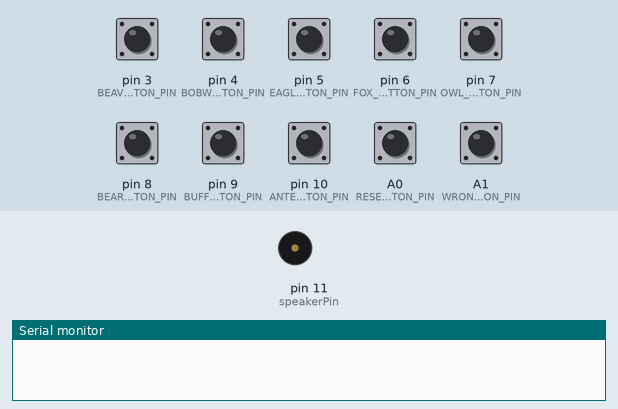
Bench run of a sketch on a simulated Arduino Uno, built with avr-gcc and run on an emulated ATmega328P. Shown: buzzer (waves = sounding, pin HIGH), the last lines printed to the serial monitor. The inputs (shaded band) are chosen by the test bench; at power-on: A0 (RESET_BUTTON_PIN), A1 (WRONG_BUTTON_PIN) HIGH, pin 3 (BEAVER_BUTTON_PIN), pin 4 (BOBWHITE_BUTTON_PIN), pin 5 (EAGLE_BUTTON_PIN), pin 6 (FOX_BUTTON_PIN), pin 7 (OWL_BUTTON_PIN), pin 8 (BEAR_BUTTON_PIN), pin 9 (BUFFALO_BUTTON_PIN), pin 10 (ANTELOPE_BUTTON_PIN) LOW.

Above: at 1.2 s.
1.3 s: pin 3 (BEAVER_BUTTON_PIN) pulled HIGH for 0.15 s
At 2.0 s:
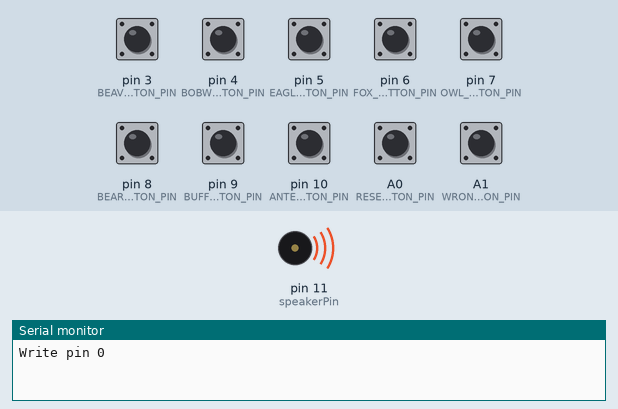
3.7 s: A0 (RESET_BUTTON_PIN) pulled LOW for 0.15 s
5.3 s: A1 (WRONG_BUTTON_PIN) pulled LOW for 0.15 s
6.9 s: A1 (WRONG_BUTTON_PIN) pulled LOW for 1 s
9.4 s: A0 (RESET_BUTTON_PIN) driven LOW
12.4 s: pin 4 (BOBWHITE_BUTTON_PIN) pulled HIGH for 1 s
At 14.1 s:
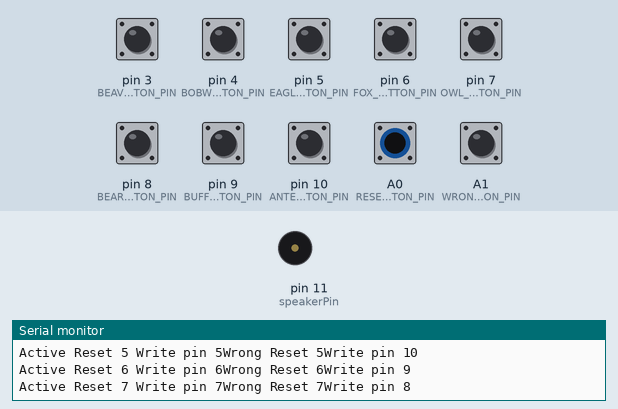
Timing chart, 0 to 15.6 s (numbered marks = the images above; inputs shaded):
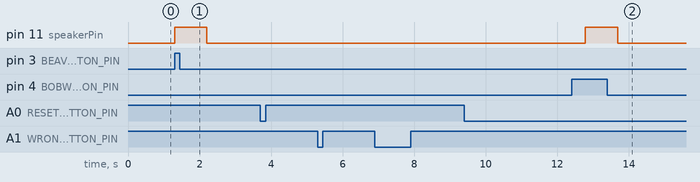

The sketch:

GameShow2-0.ino
```cpp
#include <Wire.h>

#include <SparkFunSX1509.h>

// SX1509 I2C address (set by ADDR1 and ADDR0 (00 by default):
const byte SX1509_ADDRESS = 0x3E;  // SX1509 I2C address
SX1509 io; // Create an SX1509 object to be used throughout

// SX1509 pin definitions:
const byte SX1509_LED_PIN = 15; // LED connected to pin 15

// Define the active LED pins (these are on the SX1509)
const byte BEAVER_ACTIVE_LED_PIN = 0;
const byte BOBWHITE_ACTIVE_LED_PIN = 1;
const byte EAGLE_ACTIVE_LED_PIN = 2;
const byte FOX_ACTIVE_LED_PIN = 3;
const byte OWL_ACTIVE_LED_PIN = 4;
const byte BEAR_ACTIVE_LED_PIN = 5;
const byte BUFFALO_ACTIVE_LED_PIN = 6;
const byte ANTELOPE_ACTIVE_LED_PIN = 7;

// Define the Wrong LED pins (these are on the SX1509)
const byte BEAVER_WRONG_LED_PIN = 15;
const byte BOBWHITE_WRONG_LED_PIN = 14;
const byte EAGLE_WRONG_LED_PIN = 13;
const byte FOX_WRONG_LED_PIN = 12;
const byte OWL_WRONG_LED_PIN = 11;
const byte BEAR_WRONG_LED_PIN = 10;
const byte BUFFALO_WRONG_LED_PIN = 9;
const byte ANTELOPE_WRONG_LED_PIN = 8;

// Define the pins for the buttons (these are on the arduino)
const byte BEAVER_BUTTON_PIN = 3;
const byte BOBWHITE_BUTTON_PIN = 4;
const byte EAGLE_BUTTON_PIN = 5;
const byte FOX_BUTTON_PIN = 6;
const byte OWL_BUTTON_PIN = 7;
const byte BEAR_BUTTON_PIN = 8;
const byte BUFFALO_BUTTON_PIN = 9;
const byte ANTELOPE_BUTTON_PIN = 10;

const byte RESET_BUTTON_PIN = A0;
const byte WRONG_BUTTON_PIN = A1;
//const byte WRONG_BUTTON_PIN = 7;

const byte BEAVER_MASK = 0x01;
const byte BOBWHITE_MASK = 0x02;
const byte EAGLE_MASK = 0x04;
const byte FOX_MASK = 0x08;
const byte OWL_MASK = 0x10;
const byte BEAR_MASK = 0x20;
const byte BUFFALO_MASK = 0x40;
const byte ANTELOPE_MASK = 0x80;

const byte ACTIVE_LED_ARRAY[] =   {BEAVER_ACTIVE_LED_PIN,
                                  BOBWHITE_ACTIVE_LED_PIN,
                                  EAGLE_ACTIVE_LED_PIN,
                                  FOX_ACTIVE_LED_PIN,
                                  OWL_ACTIVE_LED_PIN,
                                  BEAR_ACTIVE_LED_PIN,
                                  BUFFALO_ACTIVE_LED_PIN,
                                  ANTELOPE_ACTIVE_LED_PIN};
const byte WRONG_LED_ARRAY[] =  {BEAVER_WRONG_LED_PIN,
                                BOBWHITE_WRONG_LED_PIN,
                                EAGLE_WRONG_LED_PIN,
                                FOX_WRONG_LED_PIN,
                                OWL_WRONG_LED_PIN,
                                BEAR_WRONG_LED_PIN,
                                BUFFALO_WRONG_LED_PIN,
                                ANTELOPE_WRONG_LED_PIN};

const byte BEAVER_INDEX = 0;
const byte BOBWHITE_INDEX = 1;
const byte EAGLE_INDEX = 2;
const byte FOX_INDEX = 3;
const byte OWL_INDEX = 4;
const byte BEAR_INDEX = 5;
const byte BUFFALO_INDEX = 6;
const byte ANTELOPE_INDEX = 7;

int speakerPin = 11;

byte current_active, current_wrong;
byte wrong_state = LOW;  // The Wrong button is stated, so we need to remember the state of the wrong switch so we can detect each press

void set_active_led(const byte index, byte level) {
  Serial.print("Write pin ");
  Serial.print(ACTIVE_LED_ARRAY[index], DEC);
  io.digitalWrite(ACTIVE_LED_ARRAY[index], level);
  if (level == LOW) {
    digitalWrite(speakerPin, HIGH);
    delay(900);
    digitalWrite(speakerPin, LOW);
  }
}

void set_wrong_led(const byte index, byte level) {
  Serial.print("Write pin ");
  Serial.print(WRONG_LED_ARRAY[index], DEC);
  io.digitalWrite(WRONG_LED_ARRAY[index], level);
}

byte get_active_index() {
  byte temp = current_active, i;
  for (i = 0; i < 8; i++) {
    if (temp & 0x01) {
      return(i);
    }
    else {
      temp = temp >> 1;
    }
  }
  return(0xff);
}


void play( char note, int beats)
{
  int numNotes = 14;  // number of notes in our note and frequency array (there are 15 values, but arrays start at 0)

  //Note: these notes are C major (there are no sharps or flats)

  //this array is used to look up the notes
  char notes[] = { 'c', 'd', 'e', 'f', 'g', 'a', 'b', 'C', 'D', 'E', 'F', 'G', 'A', 'B', ' '};
  //this array matches frequencies with each letter (e.g. the 4th note is 'f', the 4th frequency is 175)
  int frequencies[] = {660, 147, 165, 175, 196, 220, 247, 262, 294, 330, 349, 392, 440, 494, 0};

  int currentFrequency = 0;    //the frequency that we find when we look up a frequency in the arrays
  int beatLength = 50;   //the length of one beat (changing this will speed up or slow down the tempo of the song)

  //look up the frequency that corresponds to the note
  for (int i = 0; i < numNotes; i++)  // check each value in notes from 0 to 14
  {
    if (notes[i] == note)             // does the letter passed to the play function match the letter in the array?
    {
      currentFrequency = frequencies[i];   // Yes! Set the current frequency to match that note
    }
  }

  //play the frequency that matched our letter for the number of beats passed to the play function
  tone(speakerPin, currentFrequency, beats * beatLength);
  delay(beats* beatLength);   //wait for the length of the tone so that it has time to play
  delay(50);                  //a little delay between the notes makes the song sound more natural

}

/* CHART OF FREQUENCIES FOR NOTES IN C MAJOR
Note      Frequency (Hz)
c        131
d        147
e        165
f        175
g        196
a        220
b        247
C        262
D        294
E        330
F        349
G        392
A        440
B        494
*/

void setup() {

  byte i;
  Serial.begin(9600);
  // Call io.begin(<address>) to initialize the SX1509. If it
  // successfully communicates, it'll return 1.
  if (!io.begin(SX1509_ADDRESS))
  {
    while (1) ; // If we fail to communicate, loop forever.
  }

  // Call io.pinMode(<pin>, <mode>) to set an SX1509 pin as
  // an output:
  for (i = 0; i < 16; i++) {
      io.pinMode(i, OUTPUT);
  }

  // Set up button read pins
  pinMode(BEAVER_BUTTON_PIN, INPUT);
  pinMode(BOBWHITE_BUTTON_PIN, INPUT);
  pinMode(EAGLE_BUTTON_PIN, INPUT);
  pinMode(FOX_BUTTON_PIN, INPUT);
  pinMode(OWL_BUTTON_PIN, INPUT);
  pinMode(BEAR_BUTTON_PIN, INPUT);
  pinMode(BUFFALO_BUTTON_PIN, INPUT);
  pinMode(ANTELOPE_BUTTON_PIN, INPUT);

  pinMode(WRONG_BUTTON_PIN, INPUT);
  pinMode(WRONG_BUTTON_PIN, INPUT_PULLUP);
  pinMode(RESET_BUTTON_PIN, INPUT);
  pinMode(RESET_BUTTON_PIN, INPUT_PULLUP);

  pinMode(speakerPin, OUTPUT);

  wrong_state = digitalRead(WRONG_BUTTON_PIN);

  current_wrong = 0;
}

void loop() {
  byte i, wrong_button;
  // put your main code here, to run repeatedly:
  if (current_active == 0) {
    if ((digitalRead(BEAVER_BUTTON_PIN) == HIGH) && !(current_wrong & BEAVER_MASK)) {
      current_active = BEAVER_MASK;
      set_active_led(BEAVER_INDEX, LOW);
    }
    else if ((digitalRead(BOBWHITE_BUTTON_PIN) == HIGH) && !(current_wrong & BOBWHITE_MASK)) {
      current_active = BOBWHITE_MASK;
      set_active_led(BOBWHITE_INDEX, LOW);
    }
    else if ((digitalRead(EAGLE_BUTTON_PIN) == HIGH) && !(current_wrong & EAGLE_MASK)) {
      current_active = EAGLE_MASK;
      set_active_led(EAGLE_INDEX, LOW);
    }
    else if ((digitalRead(FOX_BUTTON_PIN) == HIGH) && !(current_wrong & FOX_MASK)) {
      current_active = FOX_MASK;
      set_active_led(FOX_INDEX, LOW);
    }
    else if ((digitalRead(OWL_BUTTON_PIN) == HIGH) && !(current_wrong & OWL_MASK)) {
      current_active = OWL_MASK;
      set_active_led(OWL_INDEX, LOW);
    }
    else if ((digitalRead(BEAR_BUTTON_PIN) == HIGH) && !(current_wrong & BEAR_MASK)) {
      current_active = BEAR_MASK;
      set_active_led(BEAR_INDEX, LOW);
    }
    else if ((digitalRead(BUFFALO_BUTTON_PIN) == HIGH) && !(current_wrong & BUFFALO_MASK)) {
      current_active = BUFFALO_MASK;
      set_active_led(BUFFALO_INDEX, LOW);
    }
    else if ((digitalRead(ANTELOPE_BUTTON_PIN) == HIGH) && !(current_wrong & ANTELOPE_MASK)) {
      current_active = ANTELOPE_MASK;
      set_active_led(ANTELOPE_INDEX, LOW);
    }
  }
  wrong_button = digitalRead(WRONG_BUTTON_PIN);
  if (digitalRead(RESET_BUTTON_PIN) == LOW) {
    current_active = 0;
    current_wrong = 0;
    for (i=0; i < 8; i++) {
      Serial.print("Active Reset ");
      Serial.print(i, DEC);
      Serial.print(" ");
      set_active_led(i, HIGH);
      Serial.print("Wrong Reset ");
      Serial.print(i, DEC);
      set_wrong_led(i, HIGH);
      Serial.print("\n");
   }
  }
  else if (wrong_button != wrong_state) {
    wrong_state = wrong_button;
    byte index = get_active_index();
    Serial.print(index, DEC);
    if (index != 0xff) {
      set_wrong_led(index, LOW);
      set_active_led(index, HIGH);
      current_wrong = current_wrong | current_active;
      current_active = 0;
    }
    else
    {
      set_wrong_led(BEAVER_INDEX, LOW);
      set_wrong_led(BOBWHITE_INDEX, LOW);
      set_wrong_led(EAGLE_INDEX, LOW);
      set_wrong_led(FOX_INDEX, LOW);
      set_wrong_led(OWL_INDEX, LOW);
      set_wrong_led(BEAR_INDEX, LOW);
      set_wrong_led(BUFFALO_INDEX, LOW);
      set_wrong_led(ANTELOPE_INDEX, LOW);
      current_wrong = 0xFF;
    }
  }
}
```

Measured:
- after the input at 1.3 s, pin 11 (speakerPin): LOW → HIGH at once, → LOW 0.90 s later
- after the input at 12.4 s, pin 11 (speakerPin): LOW → HIGH after 0.39 s, → LOW 0.90 s later
